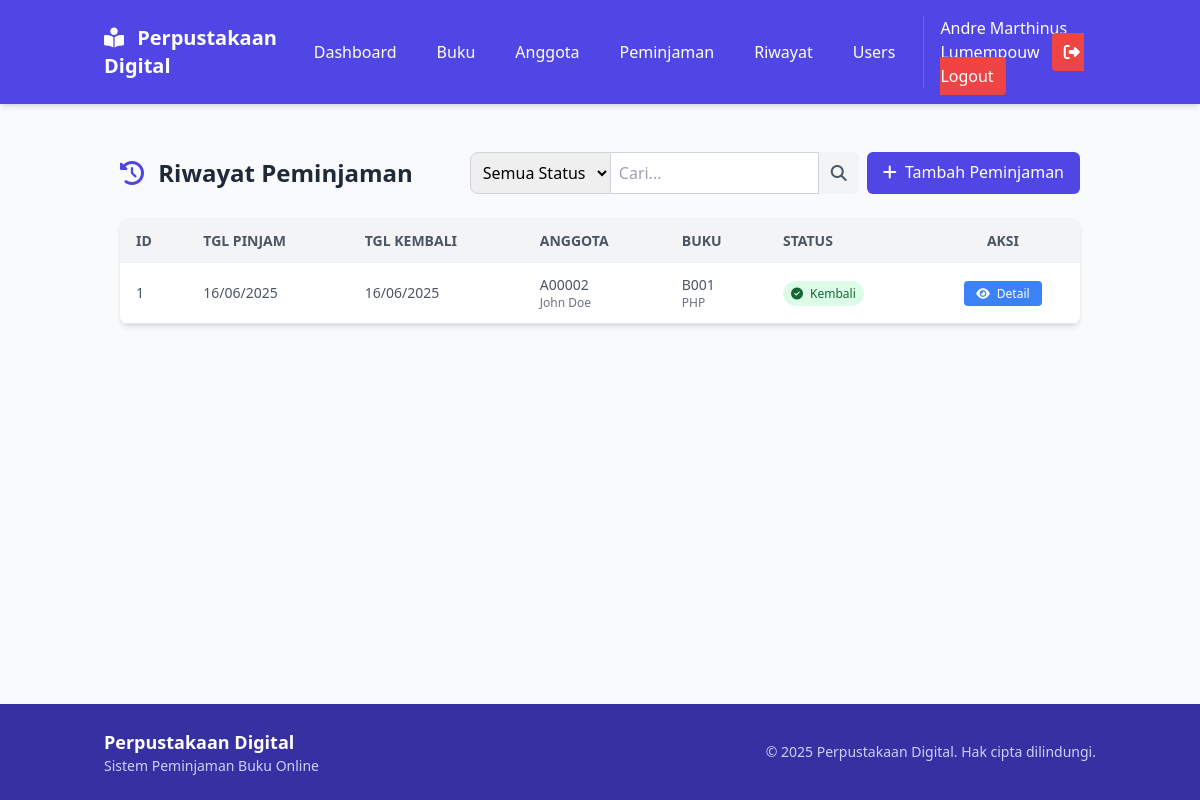
The page /riwayatpinjam/index.php (signed in) on the database its author committed.
### tables this page shows
CREATE TABLE `meminjam` (
  `id_pinjam` int(11) NOT NULL,
  `tgl_pinjam` date NOT NULL,
  `tgl_jatuh_tempo` date DEFAULT NULL,
  `tgl_kembali` date DEFAULT NULL,
  `keterangan` text DEFAULT NULL,
  `id_anggota` int(11) NOT NULL,
  `id_buku` int(11) NOT NULL,
  `status` enum('dipinjam','kembali','terlambat') NOT NULL
);

CREATE TABLE `anggota` (
  `id_anggota` int(11) NOT NULL,
  `kode_anggota` varchar(10) NOT NULL,
  `nama` varchar(100) NOT NULL,
  `alamat` text DEFAULT NULL,
  `no_telepon` varchar(15) DEFAULT NULL
);

CREATE TABLE `buku` (
  `id_buku` int(11) NOT NULL,
  `kode_buku` varchar(10) NOT NULL,
  `judul_buku` varchar(255) NOT NULL,
  `penulis` varchar(100) DEFAULT NULL,
  `penerbit` varchar(100) DEFAULT NULL,
  `tahun_terbit` year(4) DEFAULT NULL,
  `stok` int(11) DEFAULT NULL
);

### config/auth.php (called while the page is built, shortened)
<?php
function checkAccess($allowed_roles = []) {
    return in_array($_SESSION['role'], $allowed_roles);
}

### riwayatpinjam/index.php (the view, shortened to what this page needs)
<?php
require_once '../config/db.php';
require_once '../config/auth.php';
$filter = isset($_GET['filter']) ? trim($_GET['filter']) : '';
$search = isset($_GET['search']) ? trim($_GET['search']) : '';
$page = isset($_GET['page']) ? (int)$_GET['page'] : 1;
$per_page = 10;
$offset = ($page - 1) * $per_page;
try {
    $select_query = "SELECT m.id_pinjam, m.tgl_pinjam, m.tgl_kembali, m.status, m.id_anggota,
                   a.nama as nama_anggota, a.kode_anggota,
                   b.judul_buku, b.kode_buku, b.id_buku
                   FROM meminjam m
                   JOIN anggota a ON m.id_anggota = a.id_anggota
                   JOIN buku b ON m.id_buku = b.id_buku";
    $select_query .= " ORDER BY m.tgl_pinjam DESC LIMIT :offset, :per_page";
    $stmt = $conn->prepare($select_query);
    $stmt->bindParam(':offset', $offset, PDO::PARAM_INT);
    $stmt->bindParam(':per_page', $per_page, PDO::PARAM_INT);
    $stmt->execute();
    $riwayat_list = $stmt->fetchAll(PDO::FETCH_ASSOC);
} catch(PDOException $e) {
    $error = "Error: " . $e->getMessage();
}
include '../templates/header.php';
?>
<div class="container mx-auto px-4 py-6">
    <div class="flex flex-col md:flex-row justify-between items-center mb-6">
        <h1 class="text-2xl font-bold text-gray-800 mb-4 md:mb-0">
            <i class="fas fa-history mr-2 text-indigo-600"></i>
            <?= $_SESSION['role'] == 3 ? 'Riwayat Peminjaman Anda' : 'Riwayat Peminjaman' ?>
        </h1>
        <div class="flex flex-col sm:flex-row space-y-2 sm:space-y-0 sm:space-x-2 w-full md:w-auto">
            <div class="flex-grow">
                <form method="get" class="flex">
                    <select name="filter" class="rounded-l-lg border border-gray-300 p-2 focus:outline-none focus:ring-2 focus:ring-indigo-200">
                        <option value="" <?= $filter == '' ? 'selected' : '' ?>>Semua Status</option>
                    </select>
                    <div class="relative flex-grow">
                        <input type="text" name="search" value="<?= htmlspecialchars($search) ?>" placeholder="Cari..." class="w-full rounded-r-lg border border-l-0 border-gray-300 p-2 focus:outline-none focus:ring-2 focus:ring-indigo-200">
                        <button type="submit" class="absolute right-0 top-0 h-full px-3 bg-gray-100 border-l border-gray-300 rounded-r-lg text-gray-600 hover:bg-gray-200">
                            <i class="fas fa-search"></i>
                        </button>
                    </div>
                </form>
            </div>
            <?php if($_SESSION['role'] != 3):  ?>
            <a href="../pinjam/tambah.php" class="bg-indigo-600 text-white py-2 px-4 rounded-md hover:bg-indigo-700 text-center">
                <i class="fas fa-plus mr-1"></i> Tambah Peminjaman
            </a>
            <?php endif; ?>
        </div>
    </div>
    <div class="bg-white shadow-md rounded-lg overflow-hidden">
        <div class="overflow-x-auto">
            <table class="min-w-full">
                <thead>
                    <tr class="bg-gray-100 text-gray-600 uppercase text-sm leading-normal">
                        <th class="py-3 px-4 text-left">ID</th>
                        <th class="py-3 px-4 text-left">Tgl Pinjam</th>
                        <th class="py-3 px-4 text-left">Tgl Kembali</th>
                        <?php if($_SESSION['role'] != 3):  ?>
                        <th class="py-3 px-4 text-left">Anggota</th>
                        <?php endif; ?>
                        <th class="py-3 px-4 text-left">Buku</th>
                        <th class="py-3 px-4 text-left">Status</th>
                        <?php if(checkAccess([1, 2])):  ?>
                        <th class="py-3 px-4 text-center">Aksi</th>
                        <?php endif; ?>
                    </tr>
                </thead>
                <tbody class="text-gray-600 text-sm">
                    <?php if(count($riwayat_list) > 0): ?>
                        <?php foreach($riwayat_list as $row): ?>
                            <tr class="border-b hover:bg-gray-50">
                                <td class="py-3 px-4"><?= $row['id_pinjam'] ?></td>
                                <td class="py-3 px-4"><?= date('d/m/Y', strtotime($row['tgl_pinjam'])) ?></td>
                                <td class="py-3 px-4">
                                    <?= $row['tgl_kembali'] ? date('d/m/Y', strtotime($row['tgl_kembali'])) : '-' ?>
                                </td>
                                <?php if($_SESSION['role'] != 3):  ?>
                                <td class="py-3 px-4">
                                    <span class="font-medium"><?= $row['kode_anggota'] ?></span>
                                    <div class="text-xs text-gray-500"><?= $row['nama_anggota'] ?></div>
                                </td>
                                <?php endif; ?>
                                <td class="py-3 px-4">
                                    <span class="font-medium"><?= $row['kode_buku'] ?></span>
                                    <div class="text-xs text-gray-500"><?= $row['judul_buku'] ?></div>
                                </td>
                                <td class="py-3 px-4">
                                    <?php if($row['status'] == 'dipinjam'): ?>
                                        <span class="px-2 py-1 rounded-full text-xs bg-yellow-100 text-yellow-800">
                                            <i class="fas fa-clock mr-1"></i> Dipinjam
                                        </span>
                                    <?php elseif($row['status'] == 'kembali'): ?>
                                        <span class="px-2 py-1 rounded-full text-xs bg-green-100 text-green-800">
                                            <i class="fas fa-check-circle mr-1"></i> Kembali
                                        </span>
                                    <?php else: ?>
                                        <span class="px-2 py-1 rounded-full text-xs bg-red-100 text-red-800">
                                            <i class="fas fa-exclamation-circle mr-1"></i> Terlambat
                                        </span>
                                    <?php endif; ?>
                                </td>
                                <?php if(checkAccess([1, 2])):  ?>
                                <td class="py-3 px-4 text-center">
                                    <a href="../pinjam/detail.php?id=<?= $row['id_pinjam'] ?>" class="bg-blue-500 text-white px-3 py-1 rounded text-xs hover:bg-blue-600">
                                        <i class="fas fa-eye mr-1"></i> Detail
                                    </a>
                                </td>
                                <?php endif; ?>
                            </tr>
                        <?php endforeach; ?>
                    <?php endif; ?>
                </tbody>
            </table>
        </div>
    </div>
</div>
<?php include '../templates/footer.php'; ?>

### rows shown on the page
meminjam: id_pinjam "1", tgl_pinjam "16/06/2025", tgl_kembali "16/06/2025", id_anggota.kode_anggota "A00002", id_anggota.nama "John Doe", id_buku.kode_buku "B001", id_buku.judul_buku "PHP", status "kembali" (drawn)

### other values the page prints
$_SESSION['nama'] "Andre Marthinus Lumempouw"
